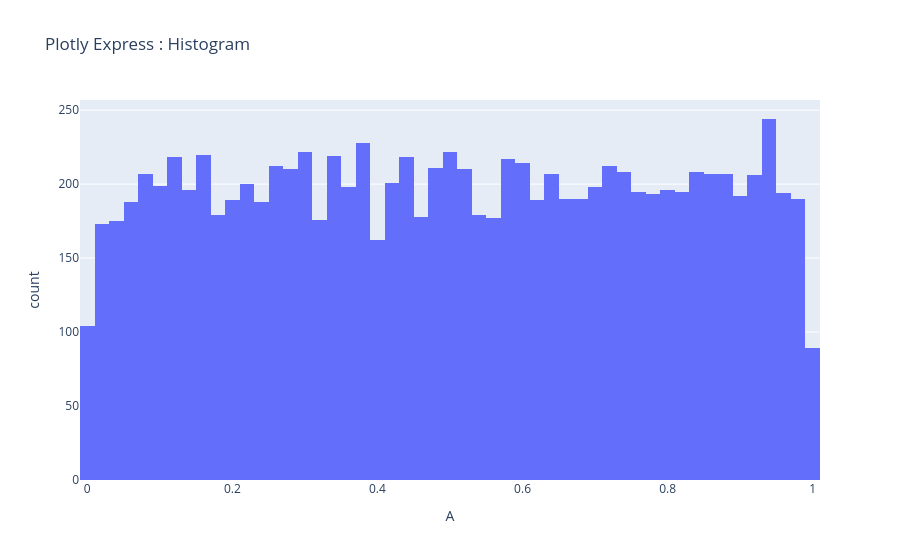

Notebook cell for this chart:
### Code cell
import plotly.express as px

fig = px.histogram(
    df,
    x="A",
    nbins=50,
    title="Plotly Express : Histogram"
)

fig.show()

### Figure 1 — Plotly figure (JSON) as saved in the notebook; plotly's stock layout.template omitted (floating-point values rounded to 4 significant figures; data arrays with more than 128 entries replaced by an {"elided": "..."} marker saying what was removed)
{"data": [{"alignmentgroup": "True", "bingroup": "x", "hovertemplate": "A=%{x}<br>count=%{y}<extra></extra>", "legendgroup": "", "marker": {"color": "#636efa", "pattern": {"shape": ""}}, "name": "", "nbinsx": 50, "offsetgroup": "", "orientation": "v", "showlegend": false, "type": "histogram", "x": {"elided": "10000 float values"}, "xaxis": "x", "yaxis": "y"}], "layout": {"barmode": "relative", "legend": {"tracegroupgap": 0}, "title": {"text": "Plotly Express : Histogram"}, "xaxis": {"anchor": "y", "domain": [0, 1], "title": {"text": "A"}}, "yaxis": {"anchor": "x", "domain": [0, 1], "title": {"text": "count"}}}}
